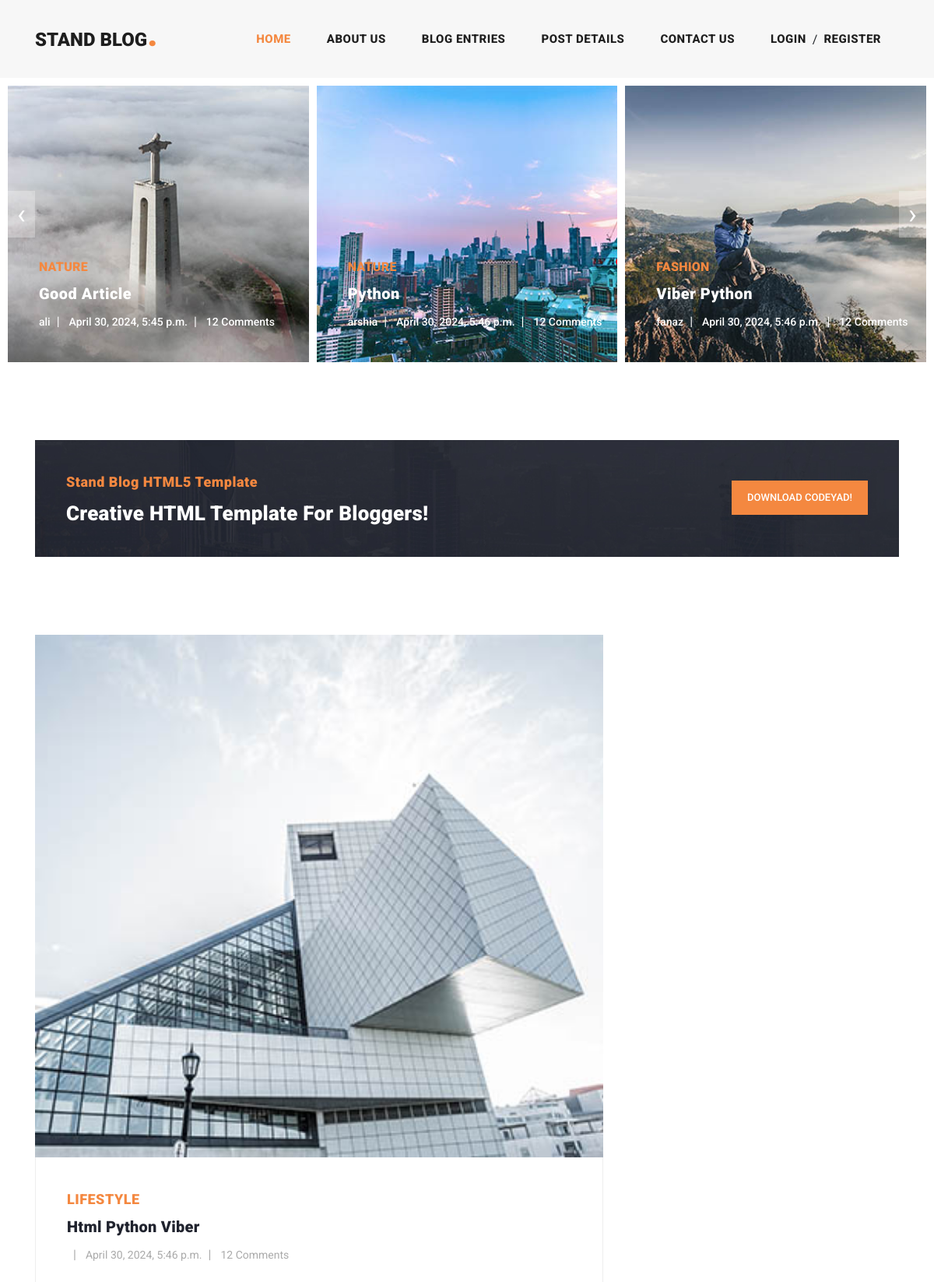
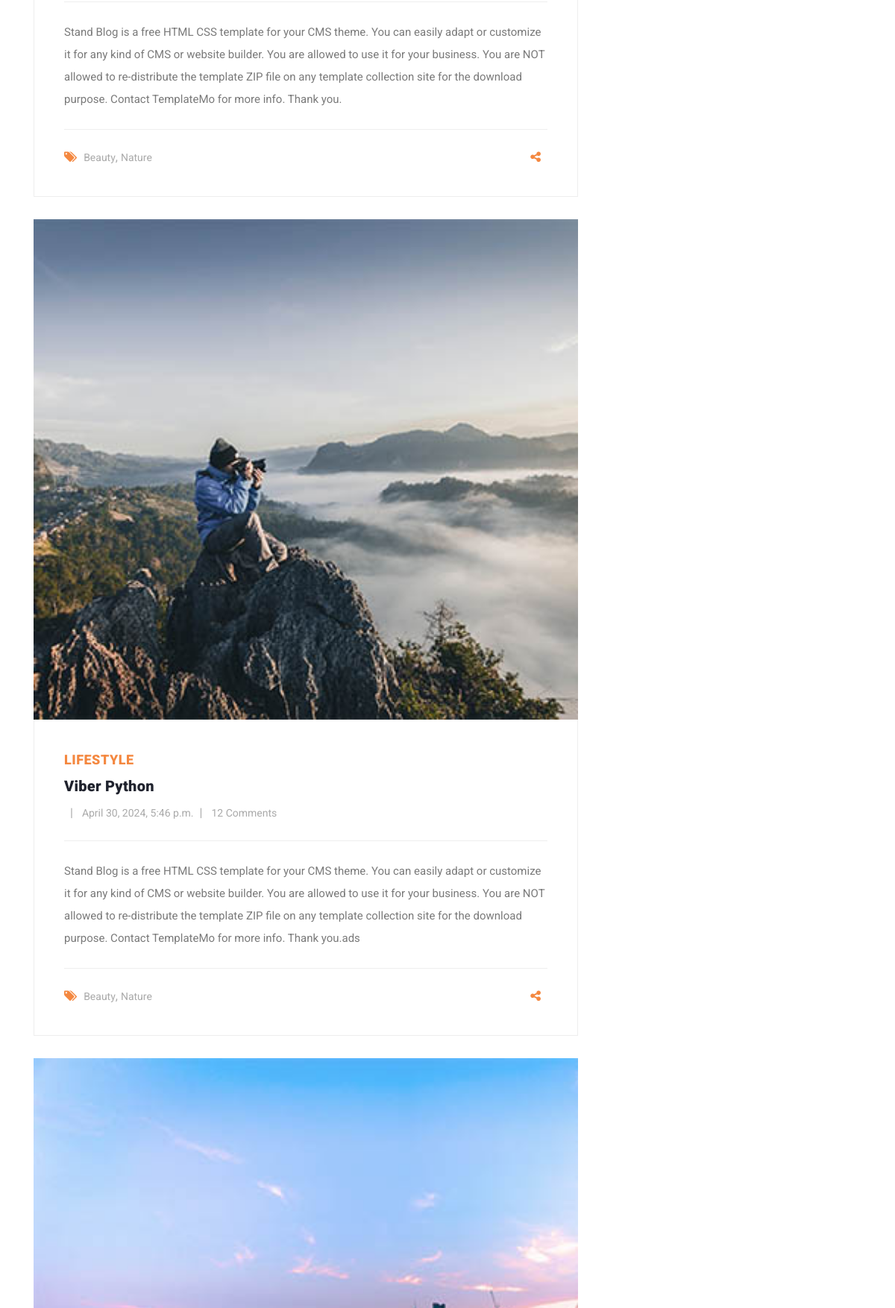
The page / (upper part) on the database its author committed (2 pictures, top to bottom).
### blog_app/models.py (models this page shows, shortened)
class Article(models.Model):
    auther = models.ForeignKey(User, models.CASCADE, )
    category = models.ManyToManyField(Category, related_name='articles')
    title = models.CharField(max_length=70)
    body = models.TextField()
    image = models.ImageField(upload_to='images/article')
    created = models.DateTimeField(auto_now_add=True)
    updated = models.DateTimeField(auto_now=True)
    slug = models.SlugField(null=True, unique=True, blank=True)
    def get_absolute_url(self):
        return reverse('blog_app:detail', args=[self.slug])
    class Meta:
        ordering = ('created',)

class Category(models.Model):
    title = models.CharField(max_length=100)
    created = models.DateTimeField(auto_now_add=True)

### home_app/views.py (the view)
# urls.py: 2. Add a URL to urlpatterns:  path('', views.home, name='home')
def home(request):
    articles = Article.objects.all()
    recent_articles = Article.objects.all().order_by('-created', '-updated')[:3]
    return render(request, 'home_app/index.html', context={'articles': articles, 'recent_articles': recent_articles, 'name': 'codeyad'})

### home/context_processor.py (called while the page is built)
def recent_article(request):
    recent_article = Article.objects.order_by('-created')
    categories = Category.objects.all()
    return {'recent': recent_article, 'categories': categories}

### home_app/templates/home_app/index.html (shortened to what this page needs)
{% extends 'base.html' %}
{% load static %}
{% load render_partial %}
{% load social_share %}
{% block content %}
    <div class="main-banner header-text">
      <div class="container-fluid">
        <div class="owl-banner owl-carousel">
          {% for article in articles %}
          <div class="item">
            <img src="{{ article.image.url }}" alt="{{ article.title }}">
            <div class="item-content">
              <div class="main-content">
                <div class="meta-category">
                  <span>{{ article.category.first.title }}</span>
                </div>
                <a href="{{ article.get_absolute_url }}"><h4>{{ article.title }}</h4></a>
                <ul class="post-info">
                  <li><a href="#">{{ article.auther.username }}</a></li>
                  <li><a href="#">{{ article.created }}</a></li>
                  <li><a href="#">12 Comments</a></li>
                </ul>
              </div>
            </div>
          </div>
          {% endfor %}
        </div>
      </div>
    </div>
    <section class="call-to-action">
      <div class="container">
        <div class="row">
          <div class="col-lg-12">
            <div class="main-content">
              <div class="row">
                <div class="col-lg-8">
                  <span>Stand Blog HTML5 Template</span>
                  <h4>Creative HTML Template For Bloggers!</h4>
                </div>
                <div class="col-lg-4">
                  <div class="main-button">
                    <a rel="nofollow" href="https://templatemo.com/tm-551-stand-blog" target="_parent">Download {{ name }}!</a>
                  </div>
                </div>
              </div>
            </div>
          </div>
        </div>
      </div>
    </section>
    <section class="blog-posts">
      <div class="container">
        <div class="row">
          <div class="col-lg-8">
            <div class="all-blog-posts">
              <div class="row">
                {% for article in recent_articles %}
                <div class="col-lg-12">
                  <div class="blog-post">
                    <div class="blog-thumb">
                      <img src="{{ article.image.url }}" alt="">
                    </div>
                    <div class="down-content">
                      <span>Lifestyle</span>
                      <a href="post-details.html"><h4>{{ article.title }}</h4></a>
                      <ul class="post-info">
                        <li><a href="#">{{ article.auther.get_full_name }}</a></li>
                        <li><a href="#">{{ article.created }}</a></li>
                        <li><a href="#">12 Comments</a></li>
                      </ul>
                      <p>{{ article.body }}</p>
                      <div class="post-options">
                        <div class="row">
                          <div class="col-6">
                            <ul class="post-tags">
                              <li><i class="fa fa-tags"></i></li>
                              <li><a href="#">Beauty</a>,</li>
                              <li><a href="#">Nature</a></li>
                            </ul>
                          </div>
                          <div class="col-6">
                            <ul class="post-share">
                              <li><i class="fa fa-share-alt"></i></li>
                            </ul>
                          </div>
                        </div>
                      </div>
                    </div>
                  </div>
                </div>
                {% endfor %}
              </div>
            </div>
          </div>
        </div>
      </div>
    </section>
{% endblock %}

### assets/css/templatemo-stand-blog.css (style rules this page uses)
body { font-family: 'Roboto', sans-serif; overflow-x: hidden; text-rendering: optimizeLegibility; -webkit-font-smoothing: antialiased; -moz-osx-font-smoothing: grayscale; }
p { margin-bottom: 0px; font-size: 15px; font-weight: 400; color: #7a7a7a; line-height: 30px; }
a { text-decoration: none!important; }
ul { padding: 0; margin: 0; list-style: none; }
h1,h2,h3,h4,h5,h6 { margin: 0px; }
.main-button a { display: inline-block; background-color: #f48840; color: #fff; font-size: 13px; font-weight: 500; padding: 12px 20px; text-transform: uppercase; transition: all .3s; }
.main-banner .container-fluid { padding: 0px 10px; margin-bottom: -24px; }
.owl-banner { padding-top: 110px; }
.owl-banner .item { position: relative; }
.owl-banner .item .item-content { position: absolute; bottom: 40px; left: 40px; }
.owl-banner .item .item-content .meta-category span { color: #f48840; font-size: 18px; text-transform: uppercase; font-weight: 900; letter-spacing: 0.25px; }
.owl-banner .item .item-content h4 { font-size: 24px; font-weight: 900; color: #fff; letter-spacing: 0.5px; text-transform: capitalize; margin: 10px 0px 12px 0px; }
.owl-banner .item .item-content ul li { display: inline-block; margin-right: 8px; }
.owl-banner .item .item-content ul li:after { content: '|'; color: #fff; margin-left: 8px; }
.owl-banner .item .item-content ul li:last-child::after { display: none; }
.owl-banner .item .item-content ul li a { font-size: 14px; color: #fff; font-weight: 500; transition: all .3s; }
.call-to-action { margin-top: 100px; }
.call-to-action .main-content { padding: 40px; background-image: url(../images/cta-bg.jpg); background-position: center center; background-repeat: no-repeat; background-size: cover; }
.call-to-action .main-content span { color: #f48840; font-size: 18px; font-weight: 900; letter-spacing: 0.5px; }
.call-to-action .main-content h4 { margin-bottom: 0px; margin-top: 12px; color: #fff; font-size: 26px; font-weight: 900; letter-spacing: 0.25px; }
.call-to-action .main-content .main-button { text-align: right; margin-top: 12px; }
.blog-posts { margin-top: 100px; }
.blog-posts .blog-post { margin-bottom: 30px; }
.blog-posts .blog-thumb img { width: 100%; overflow: hidden; }
.blog-posts .down-content { padding: 40px; border-right: 1px solid #eee; border-left: 1px solid #eee; border-bottom: 1px solid #eee; }
.blog-posts .down-content span { font-size: 18px; text-transform: uppercase; letter-spacing: 0.5px; font-weight: 900; color: #f48840; }
.blog-posts .down-content h4 { font-size: 24px; text-transform: capitalize; letter-spacing: 0.5px; font-weight: 900; color: #20232e; margin: 10px 0px 12px 0px; }
.blog-posts .down-content ul.post-info li { display: inline-block; margin-right: 8px; }
.blog-posts .down-content ul.post-info li:after { content: '|'; color: #aaa; margin-left: 8px; }
.blog-posts .down-content h4 { font-size: 20px; letter-spacing: 0.25px; }
.blog-posts .down-content ul.post-info li:last-child::after { display: none; }
.blog-posts .down-content ul.post-info li a { font-size: 14px; color: #aaa; font-weight: 400; transition: all .3s; }
.blog-posts .down-content p { padding: 25px 0px; margin: 25px 0px; border-top: 1px solid #eee; border-bottom: 1px solid #eee; }
.blog-posts .down-content ul.post-share { text-align: right; }
.blog-posts .down-content ul.post-tags li, .blog-posts .down-content ul.post-share li { display: inline-block; }
.blog-posts .down-content ul.post-tags li:first-child i, .blog-posts .down-content ul.post-share li:first-child i { color: #f48840; margin-right: 5px; }
.blog-posts .down-content ul.post-tags li, .blog-posts .down-content ul.post-share li { color: #aaa; }
.blog-posts .down-content ul.post-tags li a, .blog-posts .down-content ul.post-share li a { font-size: 14px; color: #aaa; font-weight: 400; transition: all .3s; }
@media (max-width: 1250px) { .owl-banner .item .item-content .meta-category span { font-size: 16px; } }
@media (max-width: 1250px) { .owl-banner .item .item-content h4 { font-size: 20px; } }

### rows shown on the page
Article: image (picture), category.first "NATURE", title "Good Article", auther.username "ali", created "April 30, 2024, 5:45 p.m."
Article: image (picture), category.first "NATURE", title "Python", auther.username "arshia", created "April 30, 2024, 5:46 p.m."
Article: image (picture), category.first "FASHION", title "Viber Python", auther.username "fanaz", created "April 30, 2024, 5:46 p.m.", body "Stand Blog is a free HTML CSS template for your CMS theme. You can easily adapt or customize it for any kind of CMS or website builder. You are allowed to use it for your business. You are NOT allowed to re-distribute the template ZIP file on any template collection site for the download purpose. Contact TemplateMo for more info. Thank you.ads"
Article: image (picture), title "Html Python Viber", created "April 30, 2024, 5:46 p.m.", body "Stand Blog is a free HTML CSS template for your CMS theme. You can easily adapt or customize it for any kind of CMS or website builder. You are allowed to use it for your business. You are NOT allowed to re-distribute the template ZIP file on any template collection site for the download purpose. Contact TemplateMo for more info. Thank you."

### other values the page prints
{{ name }} "CODEYAD"
